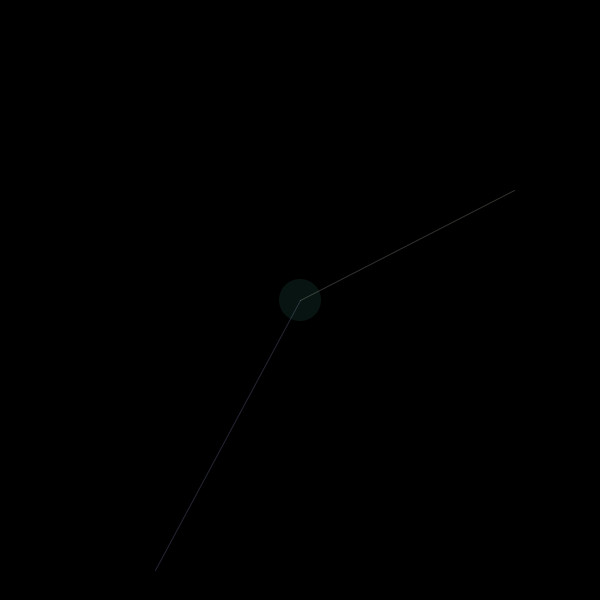
Frame 1 (no input)
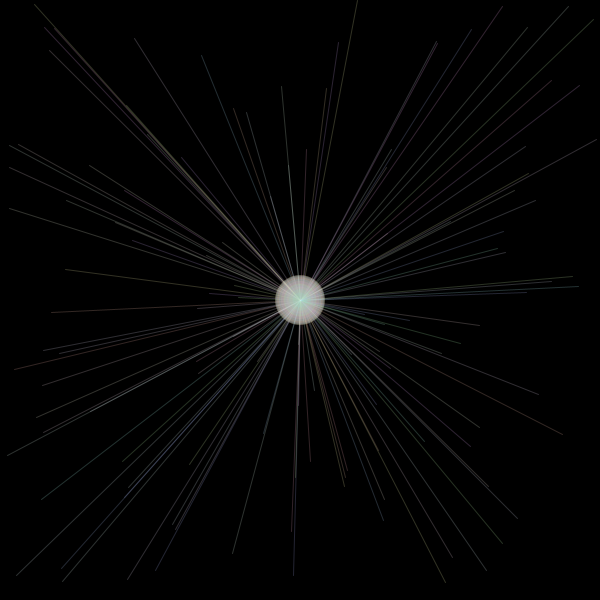
Frame 60 (the mouse pressed at the canvas centre just before this capture)
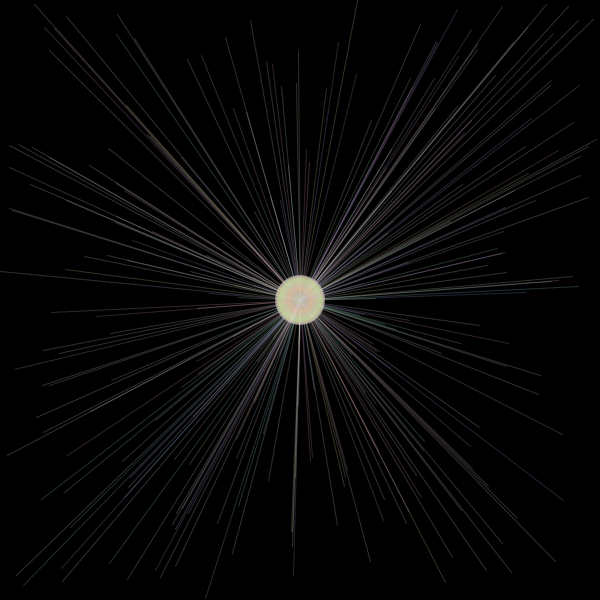
Frame 120 (the mouse held since frame 60 and released just before this capture)

The Processing sketch that drew these frames (run headless with seeded random() and noise(); from frame 60 on, the mouse is pressed at the canvas centre):

// Processing sketch: processing_114064
// ── processing_114064.pde

//Group 4

int counter;
int opacity;

void setup(){
  size(600, 600);       //set window size
  background(0);        //set background black
  colorMode (HSB);      //set colours to Hue, Saturation and Brightness mode
  counter = 0;
  opacity = 50;
  frameRate(20);
  smooth();
}

void draw() {
  
  //generates lines with random Hue
  stroke(random(255), 75, 255, opacity);
  //draws line from the centre of window to a random point on screen
  line(width/2, height/2, random(width), random(height));
  
  //generates lines with random Hue and less brightness
  stroke(random(255), 25, 255, opacity);
  //draws line from the centre of window to a random point on screen
  line(width/2, height/2, random(width), random(height));
  
  counter++;
  noStroke();
  //this is the Hue, Saturation and Brightness inside the flashing circle
  fill(random(255), 150, 255, 20);
  ellipse(width/2, height/2, 50*sin(counter), 50*sin(counter));  
}
